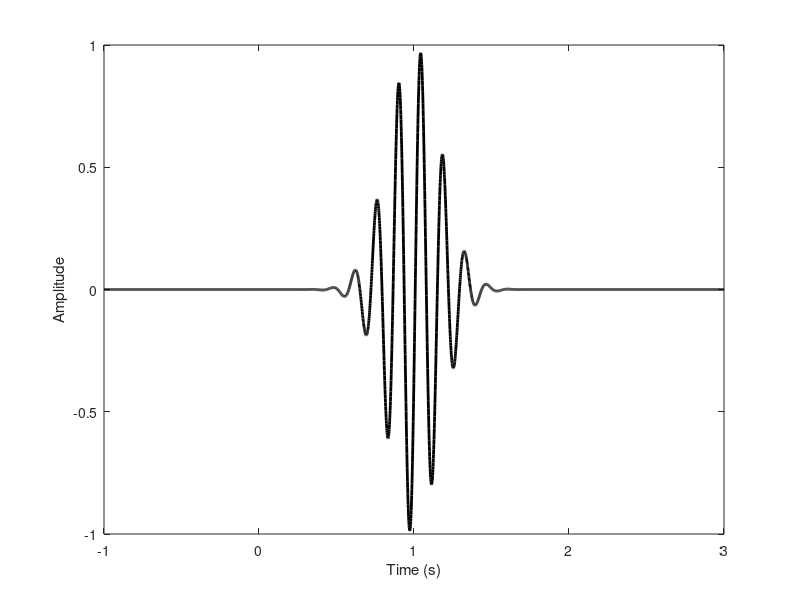

This chart was generated by the following MATLAB code:
%%
%     COURSE: Solved challenges in neural time series analysis
%    SECTION: Simulating EEG data
%      VIDEO: Generating transient oscillations
% Instructor: sincxpress.com
%
%%

%% simulation details

pnts  = 4000;
srate = 1000;
time  = (0:pnts-1)/srate - 1;

% gaussian parameters
peaktime = 1; % seconds
fwhm     = .4;

% sine wave parameters
sinefreq = 7; % for sine wave

%% create signal

% create Gaussian taper
gaus = exp( -(4*log(2)*(time-peaktime).^2) / fwhm^2 );

% sine wave with random phase value ("non-phase-locked")
cosw = cos(2*pi*sinefreq*time + 2*pi*rand);

% signal
signal = cosw .* gaus;


% and plot
figure(1), clf
plot(time,signal,'k','linew',2)
xlabel('Time (s)'), ylabel('Amplitude')

%%
